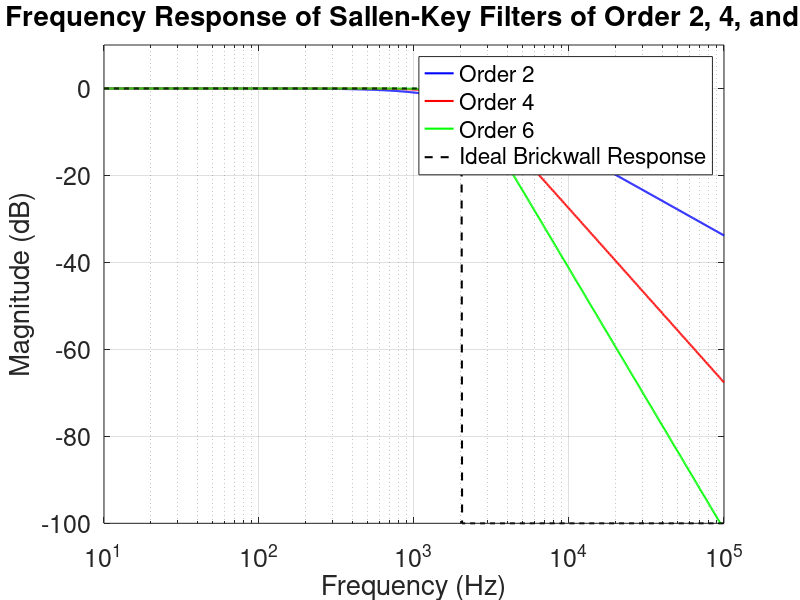

MATLAB code for this plot:
% Component values
R = 7.8e3; % 7.8 kOhm
C = 10e-9; % 10 nF
fc = 2041; % Cutoff frequency

% Frequency range for plotting
f = logspace(1, 5, 1000); % From 10 Hz to 100 kHz

omega = 2 * pi * f;

% Transfer functions for filters
H2 = 1 ./ sqrt(1 + (omega / (2 * pi * fc)).^2);
H4 = 1 ./ sqrt(1 + (omega / (2 * pi * fc)).^4);
H6 = 1 ./ sqrt(1 + (omega / (2 * pi * fc)).^6);

% Convert to decibels
H2_dB = 20 * log10(H2);
H4_dB = 20 * log10(H4);
H6_dB = 20 * log10(H6);

% Ideal brick-wall response
brickwall = -100 * ones(size(f));
brickwall(f <= fc) = 0;

% Plot frequency response
figure;
set(gcf, 'Color', [1 1 1])
semilogx(f, H2_dB, 'b', 'LineWidth', 1.5); hold on;
semilogx(f, H4_dB, 'r', 'LineWidth', 1.5);
semilogx(f, H6_dB, 'g', 'LineWidth', 1.5);
semilogx(f, brickwall, 'k--', 'LineWidth', 1.5);
grid on;
xlabel('Frequency (Hz)', 'FontSize', 24);
ylabel('Magnitude (dB)', 'FontSize', 24);
title('Frequency Response of Sallen-Key Filters of Order 2, 4, and 6', 'FontSize', 36);
legend('Order 2', 'Order 4', 'Order 6', 'Ideal Brickwall Response', 'FontSize', 24);
axis([10 100000 -100 10]);

% Adjust font sizes
set(gca, 'FontSize', 18);

% Save figure
set(gcf, 'Position', [100, 100, 1000, 800]);
print(gcf, 'filter_response.png', '-dpng', '-r300');
